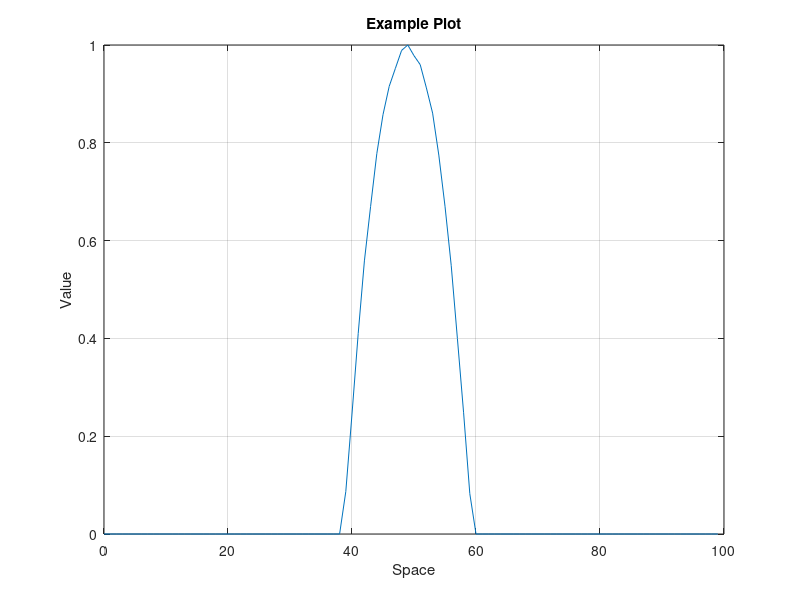
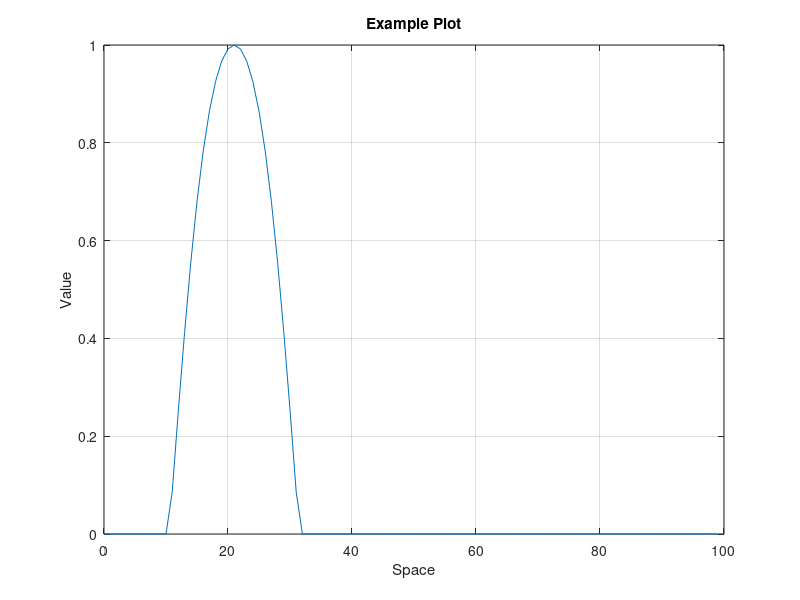
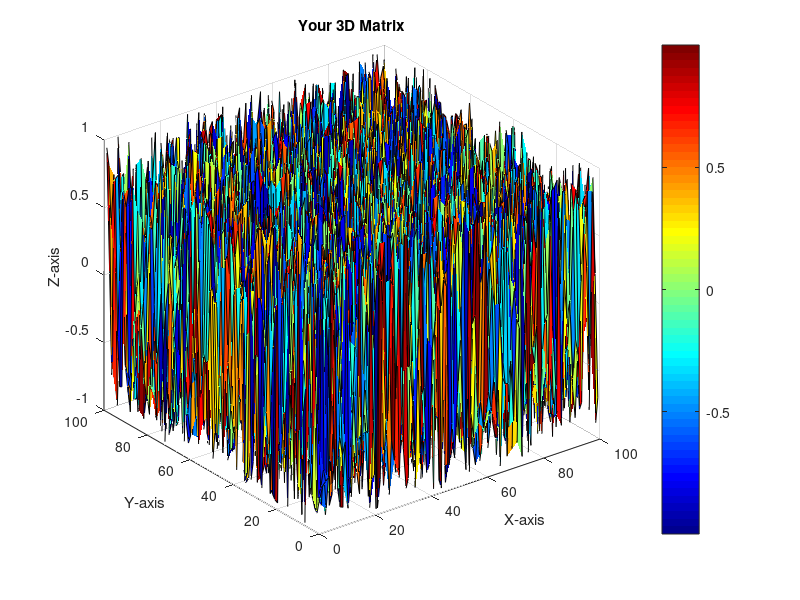

MATLAB code for these plots, in order:
% Load the data
data = load('normalizedTargetFieldActivation.txt');

% Create a spatial vector (assuming a spatial step of 1 )
space = 0:1:length(data)-1;

% Plot the data
plot(space, data);

% Add labels and title
xlabel('Space');
ylabel('Value');
title('Example Plot');

% Show the grid
grid on;

% Show the plot
figure;

% Load the data
data = load('normalizedInputFieldActivation.txt');

% Create a spatial vector (assuming a spatial step of 1 )
space = 0:1:length(data)-1;

% Plot the data
plot(space, data);

% Add labels and title
xlabel('Space');
ylabel('Value');
title('Example Plot');

% Show the grid
grid on;

% Show the plot
figure;



%% matrix
% Open the file
fid = fopen('input - target_weights.txt', 'r');

% Read the size of the matrix
matrix_size = fscanf(fid, '%d %d', [1, 2]);

% Skip the first line
fgetl(fid);

% Read the data
data = fscanf(fid, '%f', [matrix_size(2), matrix_size(1)]);

% Close the file
fclose(fid);

% Reshape the data to a 2D matrix
data = data';

% Create 3D plot
figure;
[X, Y] = meshgrid(1:matrix_size(1), 1:matrix_size(2));
surf(X, Y, data);

title('Your 3D Matrix');
xlabel('X-axis');
ylabel('Y-axis');
zlabel('Z-axis');
colormap('jet'); % Change the colormap (e.g., 'jet', 'gray', 'hot', etc.)
colorbar;
grid on;


